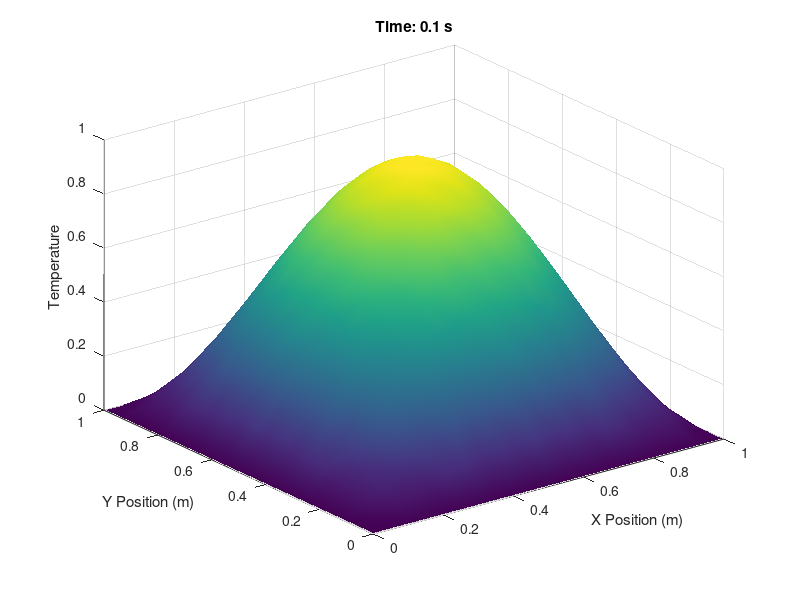

The MATLAB source for this figure:


%Example 2: MATLAB_code_to_solve_2D_Heat_Equation_using_Finite_Difference_Method

% Parameters
Lx = 1; Ly = 1; % Domain size (meters)
Nx = 20; Ny = 20; % Number of spatial steps
dx = Lx/Nx; dy = Ly/Ny; % Spatial step sizes

T = 0.1; % Total simulation time (seconds)
Nt = 500; % Number of time steps
dt = T/Nt; % Time step size

alpha = 0.01; % Thermal diffusivity
r_x = alpha * dt / dx^2;
r_y = alpha * dt / dy^2;

% Initialize temperature field
x = linspace(0, Lx, Nx+1);
y = linspace(0, Ly, Ny+1);
[X, Y] = meshgrid(x, y);
u = sin(pi*X) .* sin(pi*Y); % Initial condition

% Time-stepping loop
for n = 1:Nt
u_new = u;
    for i = 2:Nx
        for j = 2:Ny
u_new(i,j) = u(i,j) + r_x * (u(i+1,j) - 2*u(i,j) + u(i-1,j)) + ...
                                  r_y * (u(i,j+1) - 2*u(i,j) + u(i,j-1));
end
    end
    u = u_new;

    % Plot results every few steps
    if mod(n, 50) == 0
surf(X, Y, u);
        shading interp;
title(['Time: ', num2str(n*dt), ' s']);
xlabel('X Position (m)');
ylabel('Y Position (m)');
zlabel('Temperature');
axis([0 Lx 0 Ly 0 1]);
pause(0.05);
    end
end
